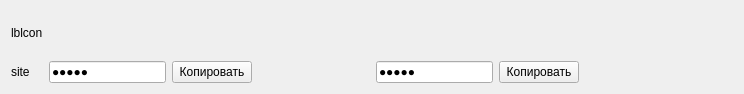
<?xml version="1.0" encoding="UTF-8"?>
<ui version="4.0">
 <class>credentialwidget</class>
 <widget class="QWidget" name="credentialwidget">
  <property name="geometry">
   <rect>
    <x>0</x>
    <y>0</y>
    <width>744</width>
    <height>94</height>
   </rect>
  </property>
  <property name="sizePolicy">
   <sizepolicy hsizetype="Expanding" vsizetype="Expanding">
    <horstretch>0</horstretch>
    <verstretch>0</verstretch>
   </sizepolicy>
  </property>
  <property name="windowTitle">
   <string>Form</string>
  </property>
  <layout class="QGridLayout" name="gridLayout">
   <item row="1" column="1">
    <widget class="QLabel" name="lblIcon">
     <property name="text">
      <string>lblcon</string>
     </property>
    </widget>
   </item>
   <item row="2" column="1">
    <widget class="QLabel" name="lblSite">
     <property name="text">
      <string>site</string>
     </property>
    </widget>
   </item>
   <item row="2" column="5">
    <widget class="QLineEdit" name="editPassword">
     <property name="text">
      <string>12344</string>
     </property>
     <property name="echoMode">
      <enum>QLineEdit::Password</enum>
     </property>
     <property name="readOnly">
      <bool>true</bool>
     </property>
    </widget>
   </item>
   <item row="2" column="2">
    <widget class="QLineEdit" name="editLogin">
     <property name="text">
      <string>12334</string>
     </property>
     <property name="echoMode">
      <enum>QLineEdit::Password</enum>
     </property>
     <property name="readOnly">
      <bool>true</bool>
     </property>
    </widget>
   </item>
   <item row="2" column="3">
    <widget class="QPushButton" name="copyLogin">
     <property name="text">
      <string>Копировать</string>
     </property>
    </widget>
   </item>
   <item row="2" column="6">
    <widget class="QPushButton" name="copyPassword">
     <property name="text">
      <string>Копировать</string>
     </property>
    </widget>
   </item>
   <item row="2" column="4">
    <spacer name="horizontalSpacer_3">
     <property name="orientation">
      <enum>Qt::Horizontal</enum>
     </property>
     <property name="sizeHint" stdset="0">
      <size>
       <width>40</width>
       <height>20</height>
      </size>
     </property>
    </spacer>
   </item>
   <item row="2" column="7">
    <spacer name="horizontalSpacer">
     <property name="orientation">
      <enum>Qt::Horizontal</enum>
     </property>
     <property name="sizeHint" stdset="0">
      <size>
       <width>154</width>
       <height>20</height>
      </size>
     </property>
    </spacer>
   </item>
  </layout>
 </widget>
 <resources/>
 <connections/>
</ui>
